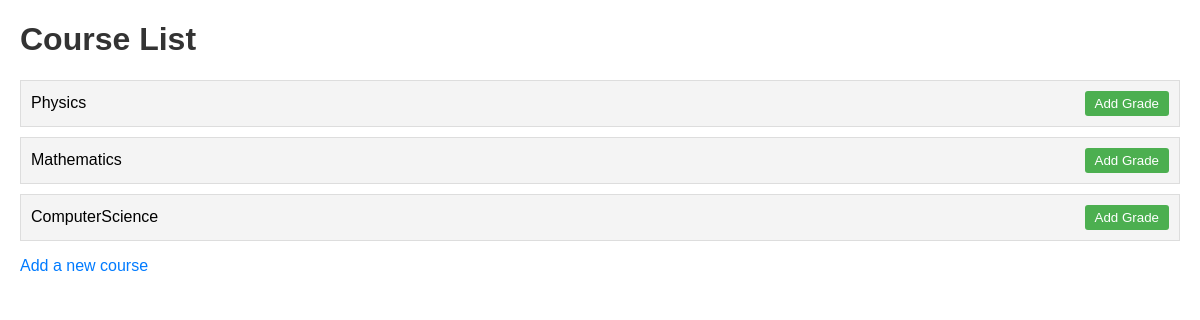
The page /course_list/1/ on the database its author committed.
### courses/models.py (models this page shows)
class Course_models(models.Model):
    Course_name = models.CharField(max_length=100 , choices= COURSE_CHOICES)
    description = models.TextField(blank = True , null = True)
    class Meta:
        db_table = 'course'

### courses/views.py (the view)
# urls.py: path('course_list/<int:id>/',course_list,name= 'course_list'),
def course_list(request, id):
    student = Student_model.objects.filter(id=id).last()
    if not student:
        return HttpResponse("Student not found", status=404)
    courses = student.course.all()  # Correct field name
    print('This is your course:', courses)
    context = {
        'courses': courses,
        'id': id
    }
    return render(request, 'course_list.html', context)

### templates/course_list.html (shortened to what this page needs)
<!DOCTYPE html>
<html lang="en">
<head>
</head>
<body>
    <h1>Course List</h1>
    <ul>
        {% for course in courses %}
        <li>
            {{ course.Course_name }}
            <div>
                <a href="{% url 'Assign_grade' id course.id %}">
                    <button>Add Grade</button>
                </a>
            </div>
        </li>
        {% empty %}
        <li>No courses available</li>
        {% endfor %}
    </ul>
    <a href="{% url 'add_course' id %}">Add a new course</a>
</body>
</html>

### templates/course_list.html (style rules this page uses)
body { font-family: Arial, sans-serif; margin: 20px; }
h1 { color: #333; }
ul { list-style-type: none; padding: 0; }
li { margin: 10px 0; padding: 10px; background-color: #f4f4f4; border: 1px solid #ddd; display: flex; justify-content: space-between; align-items: center; }
a { text-decoration: none; color: #007bff; }
button { padding: 5px 10px; background-color: #4CAF50; color: white; border: none; cursor: pointer; border-radius: 3px; }

### rows shown on the page
Course_models: Course_name "Physics"
Course_models: Course_name "Mathematics"
Course_models: Course_name "ComputerScience"
